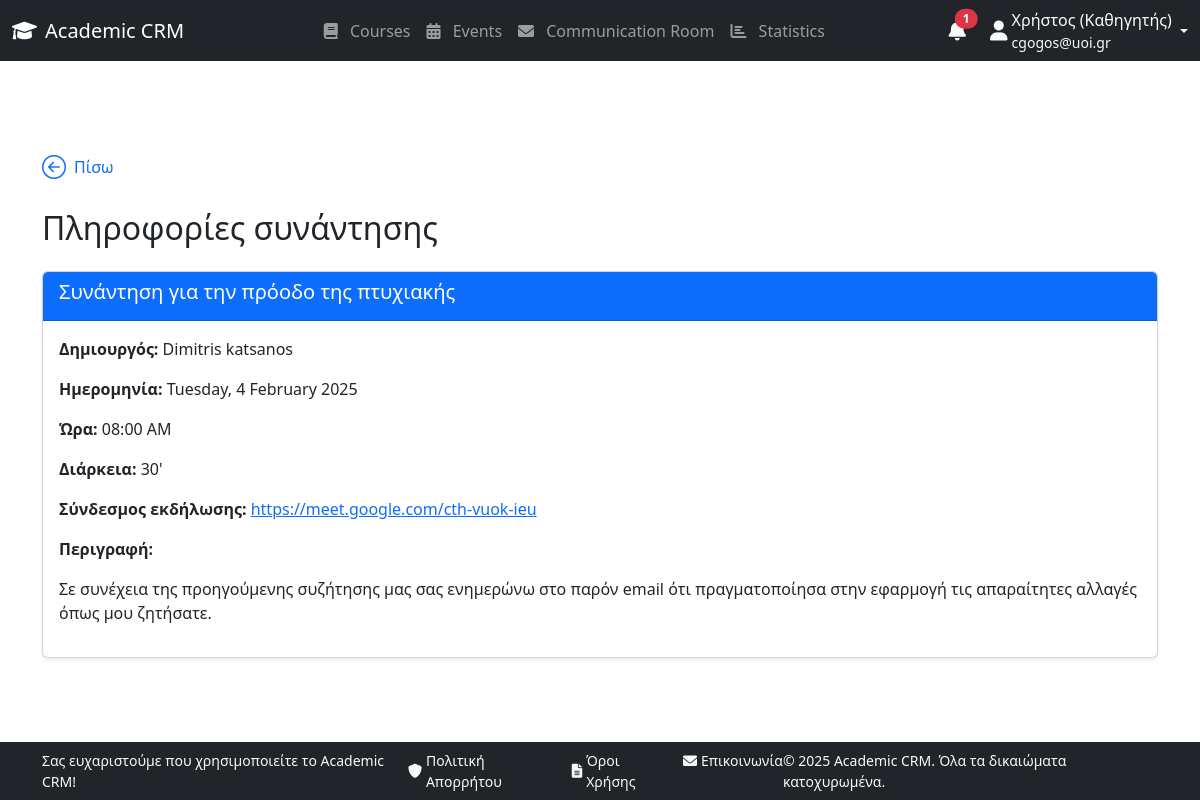
Screenshot of /events/event/27/ (signed in) with the database file from the repository.
### accounts/models.py (models this page shows, shortened)
class User(AbstractUser):
    STUDENT = 'student'
    PROFESSOR = 'professor'
    ROLE_CHOICES = [
        (STUDENT, 'Student'),
        (PROFESSOR, 'Professor'),
    ]
    username = None
    email = models.EmailField(unique=True)
    role = models.CharField(max_length=10, choices=ROLE_CHOICES, default='professor')
    USERNAME_FIELD = 'email'
    REQUIRED_FIELDS = ['first_name', 'last_name']
    first_name = models.CharField(max_length=150, blank=False, null=False)
    last_name = models.CharField(max_length=150, blank=False, null=False)
    objects = UserManager()

### events/models.py (models this page shows, shortened)
class Meeting(models.Model):
    STATUS_CHOICES = [
        ('pending', 'Pending'),
        ('accepted', 'Accepted'),
        ('declined', 'Declined'),
    ]
    DURATION_CHOICES = [
        (30, "30'"),
        (45, "45'"),
        (60, "60'"),
        (75, "75'"),
        (90, "90'"),
    ]
    name = models.CharField('Meeting Title', max_length=120)
    attendee = models.CharField('Attendee Name', max_length=120)
    url = models.CharField('Meeting URL', blank=True, null=True, max_length=120)
    date = models.DateField('Meeting Date')
    time = models.TimeField('Meeting Start Time', default=time(12, 0))
    description = models.TextField(blank=True)
    duration = models.PositiveIntegerField(choices=DURATION_CHOICES, null=True, blank=True, default=30)
    created_by = models.ForeignKey(User, on_delete=models.CASCADE)
    status = models.CharField(
        max_length=10,
        choices=STATUS_CHOICES,
        default='pending',
    )

### events/views.py (the view)
# urls.py: path('event/<int:meeting_id>/', views.view_event, name='view-event'),
@login_required
def view_event(request, meeting_id):
    meeting = get_object_or_404(Meeting, id=meeting_id)
    return render(request, 'events/view_event.html', {'meeting': meeting})

### academic_crm/context_processors.py (called while the page is built)
def unread_notifications(request):
    if request.user.is_authenticated:
        unread_count = Notification.objects.filter(user=request.user, is_read=False).count()
    else:
        unread_count = 0
    return {
        'unread_notifications_count': unread_count,
    }

### events/templates/events/view_event.html (shortened to what this page needs)
{% extends 'base.html' %}
{% block content %}
<div class="container my-5">
    <a href="{% url 'events-list-calendar' year=meeting.date.year month=meeting.date.month day=meeting.date.day %}" class="d-flex align-items-center mt-3 text-decoration-none">
        <i class="bi bi-arrow-left-circle me-2" style="font-size: 1.5rem;"></i>
        <span>Πίσω</span>
    </a>
    <br>
    <h2>Πληροφορίες συνάντησης</h2>
    <div class="card shadow-sm mt-4">
        <div class="card-header bg-primary text-white">
            <h5>{{ meeting.name }}</h5>
        </div>
        <div class="card-body">
            <p><strong>Δημιουργός:</strong> {{ meeting.created_by.get_full_name }}</p>
            <p><strong>Ημερομηνία:</strong> {{ meeting.date|date:"l, j F Y" }}</p>
            <p><strong>Ώρα:</strong> {{ meeting.time|time:"h:i A" }}</p>
            <p><strong>Διάρκεια:</strong> {{ meeting.get_duration_display }}</p>
            {% if meeting.url %}
            <p><strong>Σύνδεσμος εκδήλωσης:</strong> <a href="{{ event.url }}" target="_blank">{{ meeting.url }}</a></p>
            {% endif %}
            <p><strong>Περιγραφή:</strong></p>
            <p>{{ meeting.description }}</p>
        </div>
    </div>
</div>
{% endblock %}

### templates/navbar.html (shortened to what this page needs)
<nav class="navbar navbar-expand-lg navbar-dark bg-dark">
    <div class="container-fluid">
        <a class="navbar-brand d-flex align-items-center" href="{% url 'home' %}">
            <i class="fas fa-graduation-cap me-2"></i>
            Academic CRM
        </a>
        <div class="collapse navbar-collapse justify-content-center" id="navbarSupportedContent">
            <ul class="navbar-nav mb-2 mb-lg-0 text-center">
                <li class="nav-item">
                    <a class="nav-link" href="{% url 'dashboard' %}">
                        <i class="fas fa-book me-2"></i> Courses
                    </a>
                </li>
                <li class="nav-item">
                    <a class="nav-link" href="{% url 'current-month-year-calendar' %}">
                        <i class="fas fa-calendar-alt me-2"></i> Events
                    </a>
                </li>
                <li class="nav-item">
                    <a class="nav-link" href="{% url 'inbox' %}">
                        <i class="fas fa-envelope me-2"></i> Communication Room
                    </a>
                </li>
                {% if role == 'professor' %}
                <li class="nav-item">
                    <a class="nav-link" href="{% url 'stats' %}">
                        <i class="fas fa-chart-bar me-2"></i> Statistics
                    </a>
                </li>
                {% endif %}
            </ul>
        </div>
        <div class="d-flex align-items-center">
            <div class="dropdown me-4">
                <a class="nav-link text-light position-relative" href="#" role="button" id="notificationDropdown" data-bs-toggle="dropdown" aria-expanded="false">
                    <i class="fas fa-bell fa-lg"></i>
                    {% if unread_notifications_count > 0 %}
                    <span class="position-absolute top-0 start-100 translate-middle badge rounded-pill bg-danger">
                        {{ unread_notifications_count }}
                    </span>
                    {% endif %}
                </a>
            </div>
            <div class="dropdown">
                <a class="nav-link text-light dropdown-toggle d-flex align-items-center gap-1" href="#" role="button" data-bs-toggle="dropdown" aria-expanded="false">
                    <i class="fas fa-user fa-lg"></i>
                    <div class="d-flex flex-column">
                        {% if request.user.role == 'student' %}
                            <span>{{ request.user.first_name }} (Φοιτητής)</span>
                        {% else %}
                            <span>{{ request.user.first_name }} (Καθηγητής)</span>
                        {% endif %}
                        <span class="text-light small">{{ request.user.email }}</span>
                    </div>
                </a>
            </div>
        </div>
    </div>
</nav>

### rows the page displays
User: user.first_name "Χρήστος", user.email "cgogos@uoi.gr"
Meeting: name "Συνάντηση για την πρόοδο της πτυχιακής", created_by.get_full_name "Dimitris katsanos", date "Tuesday, 4 February 2025", time "08:00 AM", duration "30'", url "https://meet.google.com/cth-vuok-ieu", description "Σε συνέχεια της προηγούμενης συζήτησης μας σας ενημερώνω στο παρόν email ότι πραγματοποίησα στην εφαρμογή τις απαραίτητες αλλαγές όπως μου ζητήσατε."

### other values shown
{{ unread_notifications_count }} "1"
